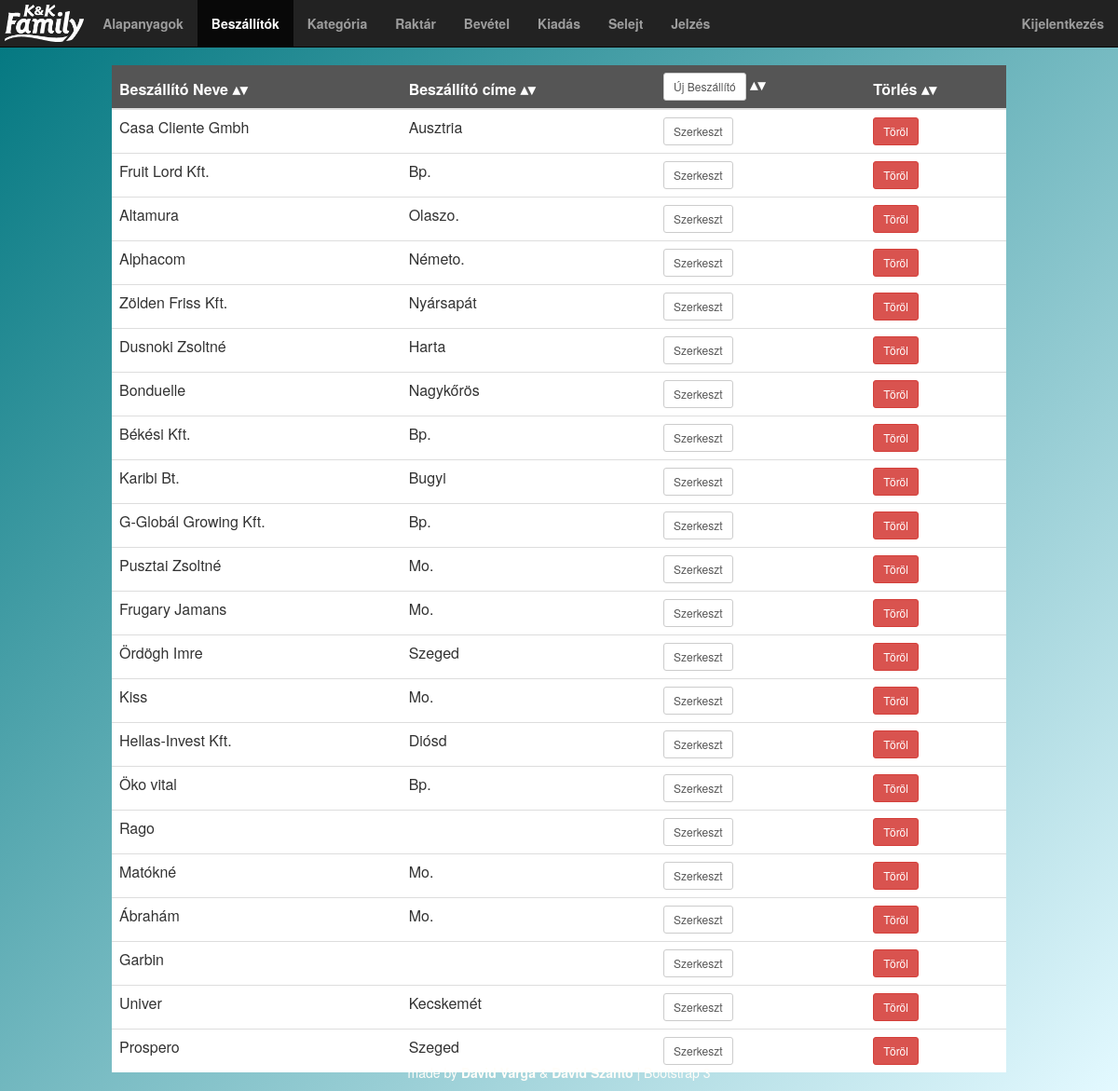
Screenshot of /admin/supplier.php with the database file from the repository.
### tables this page shows
CREATE TABLE `supplier` (
  `id` int(11) NOT NULL,
  `name` varchar(100) NOT NULL,
  `address` varchar(100) NOT NULL,
  `deleted` tinyint(1) NOT NULL
);

### admin/supplier.php (called while the page is built, shortened)
<?php
require("../common/header.php");
listSupplier();
require("../common/footer.php");
?>

### helper/contentgenerator.php (the view, shortened to what this page needs)
<?php
function listSupplier(){
	$mysqli = connect();
	$results = $mysqli->query("SELECT * FROM supplier where deleted = false");
	print '<table class="table table-hover sortable">';
	print '<thead>';
	print '<tr>';
	print '<th>Beszállító Neve</th>';
	print '<th>Beszállító címe</th>';
	print '<th><button class="btn btn-sm btn-default" id="newRetailer" onclick="createSupplier()">Új Beszállító</button></th>';
	print '<th>Törlés</th>';
	print '</tr>';
	print '</thead>';
	while($row = $results->fetch_assoc()) {
		print '<tr>';
		print '<td id="besznev_'.$row["id"].'">'.$row["name"].'</td>';
		print '<td id="beszcim_'.$row["id"].'">'.$row["address"].'</td>';
		print '<td ><button class="btn btn-sm btn-default" id="newRetailer" onclick="editSupplier('.$row["id"].')">Szerkeszt</button></td>';
		print '<td ><button class="btn btn-sm btn-danger" onclick="deleteSupplier('.$row["id"].')">Töröl</button></td>';
		print '</tr>';
	}
	print '</table>';
}
?>

### css/styles.css (style rules this page uses)
body { background: red; background: -webkit-linear-gradient(left top, #00767F, #E3F9FF); background: -o-linear-gradient(bottom right, #00767F, #E3F9FF); background: -moz-linear-gradient(bottom right, #00767F, #E3F9FF); background: linear-gradient(to bottom right, #00767F, #E3F9FF); background-repeat: no-repeat; padding-top: 70px; }
.table { background-color: white; float: none; margin: 0 auto; width: 80%; }
thead { background-color: #555555; text-align:center; color:white; }
#newRetailer { color: #555555; }
table.sortable th:not(.sorttable_sorted):not(.sorttable_sorted_reverse):not(.sorttable_nosort):after { content: " \25B4\25BE" }

### rows the page displays
supplier: name "Casa Cliente Gmbh", address "Ausztria"
supplier: name "Fruit Lord Kft.", address "Bp."
supplier: name "Altamura", address "Olaszo."
supplier: name "Alphacom", address "Németo."
supplier: name "Zölden Friss Kft.", address "Nyársapát"
supplier: name "Dusnoki Zsoltné", address "Harta"
supplier: name "Bonduelle", address "Nagykőrös"
supplier: name "Békési Kft.", address "Bp."
supplier: name "Karibi Bt.", address "Bugyi"
supplier: name "G-Globál Growing Kft.", address "Bp."
supplier: name "Pusztai Zsoltné", address "Mo."
supplier: name "Frugary Jamans", address "Mo."
supplier: name "Ördögh Imre", address "Szeged"
supplier: name "Kiss", address "Mo."
supplier: name "Hellas-Invest Kft.", address "Diósd"
supplier: name "Öko vital", address "Bp."
supplier: name "Rago"
supplier: name "Matókné", address "Mo."
supplier: name "Ábrahám", address "Mo."
supplier: name "Garbin"
supplier: name "Univer", address "Kecskemét"
supplier: name "Prospero", address "Szeged"
